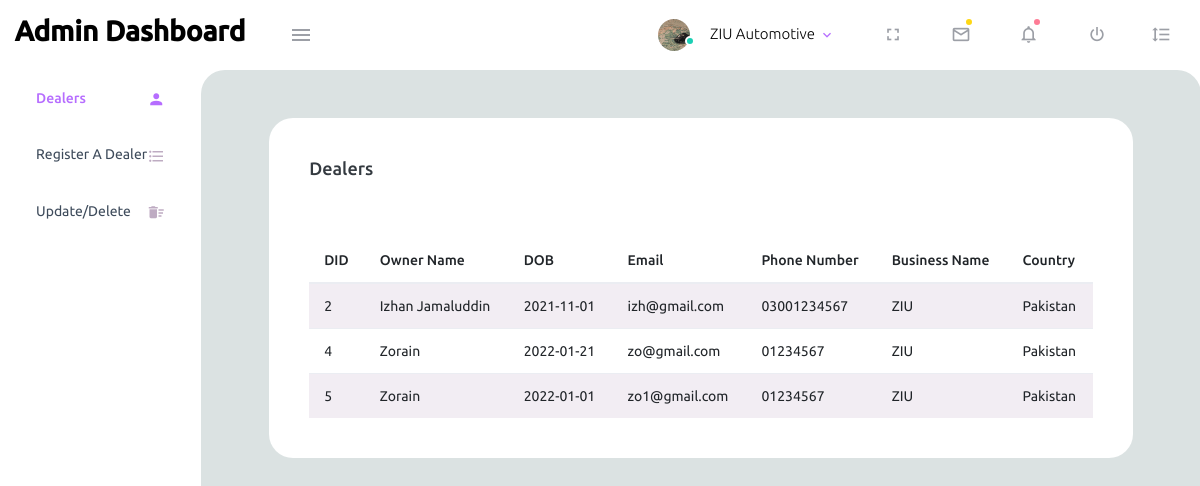
Page /admin/users.php on the earlier database version.
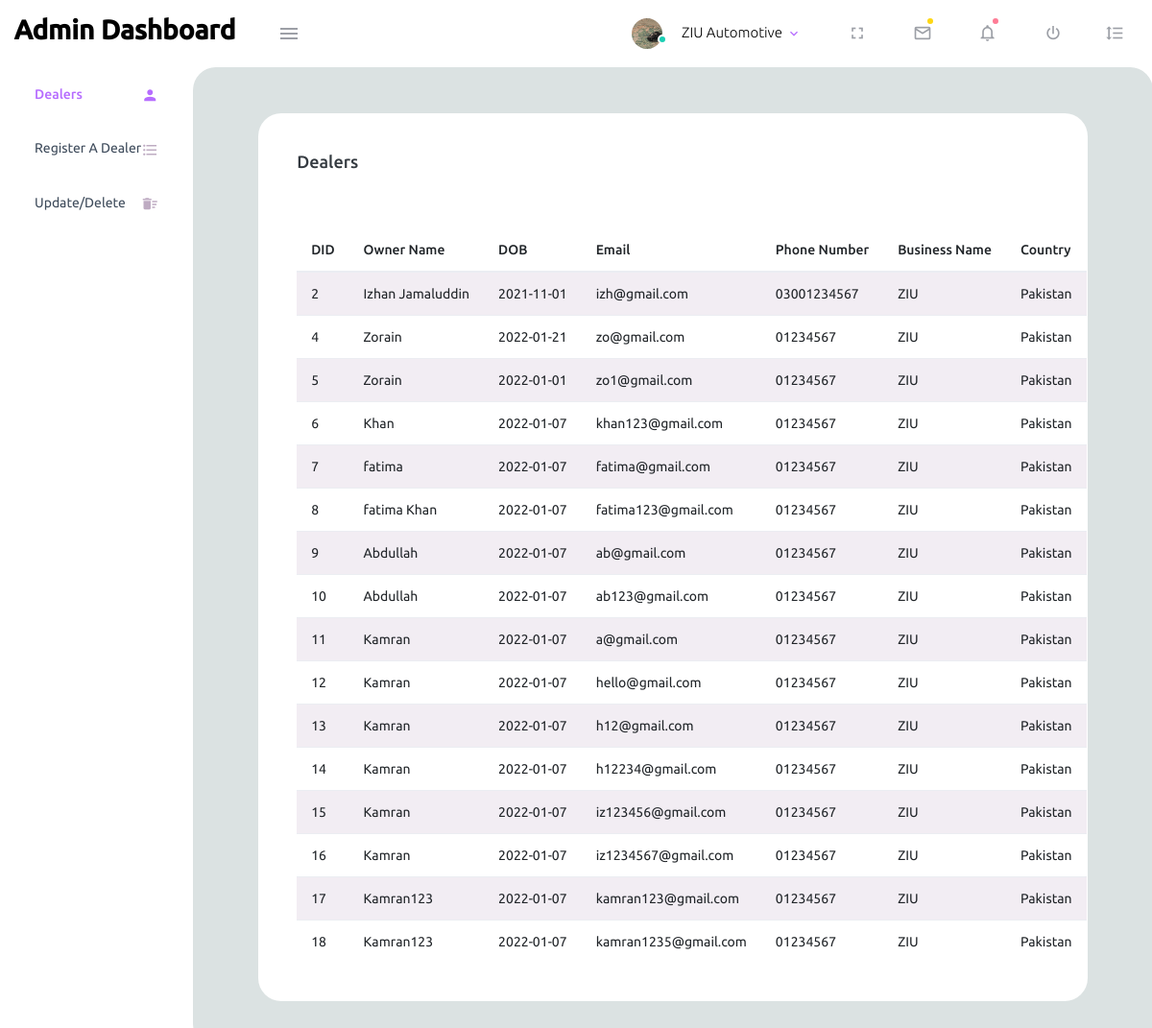
Same page on the later database version.
### tables this page shows
CREATE TABLE `dealer_register` (
  `D_ID` int(11) NOT NULL,
  `Owner Name` varchar(50) NOT NULL,
  `CNIC` varchar(50) NOT NULL,
  `Fax Number` varchar(50) NOT NULL,
  `Phone Number` varchar(50) NOT NULL,
  `Gender` varchar(20) NOT NULL,
  `Date Of Birth` date NOT NULL,
  `Email` varchar(50) NOT NULL,
  `New Password` varchar(50) NOT NULL,
  `Business Name` varchar(50) NOT NULL,
  `Partnership` varchar(20) NOT NULL,
  `Address 1` varchar(100) NOT NULL,
  `Address 2` varchar(100) NOT NULL,
  `Landline Number` varchar(20) NOT NULL,
  `Postcode` varchar(20) NOT NULL,
  `City` varchar(20) NOT NULL,
  `Country` varchar(20) NOT NULL,
  `Bank Name` varchar(50) NOT NULL,
  `Account Number` varchar(50) NOT NULL
);

### admin/users.php (the view, shortened to what this page needs)
<?php
  include('includes/header.php');
  include('includes/nav.php');
  include('includes/side_nav.php');
  include('includes/dbconfig.php');
?>
<?php
        $sql = "SELECT * FROM dealer_register";
        $run = mysqli_query($conn, $sql);
?>
            <div class="col-10" style="background: rgba(219, 226, 226); border-radius: 1.5rem;">
                <div class="card" style="width: 90%; margin-top: 5%; margin-bottom: 5%; margin-left: 5%; border-radius: 1.5rem;">
                  <div class="card-body">
                    <h4 class="card-title">Dealers</h4>
                    <p class="card-description"><code></code>
                    </p>
                    <table class="table table-striped">
                      <thead>
                        <tr>
                          <th> DID </th>
                          <th> Owner Name </th>
                          <th> DOB </th>
                          <th> Email </th>
                          <th> Phone Number </th>
                          <th> Business Name </th>
                          <th> Country </th>
                        </tr>
                      </thead>
                        <?php
                            while($row=mysqli_fetch_assoc($run))
                            {
                                ?>
                                <tr>
                                    <td><?php echo $row['D_ID'];; ?></td>
                                    <td><?php echo $row['Owner Name']; ?></td>
                                    <td><?php echo $row['Date Of Birth']; ?></td>
                                    <td><?php echo $row['Email']; ?></td>
                                    <td><?php echo $row['Phone Number']; ?></td>
                                    <td><?php echo $row['Business Name']; ?></td>
                                    <td><?php echo $row['Country']; ?></td>
                                </tr>
                                <?php
                            }
                        ?>
                    </table>
                  </div>
                </div>
              </div>
<?php
  include('includes/footer.php');
?>

### admin/includes/header.php (shortened to what this page needs)
<!DOCTYPE html>
<html lang="en">
  <head>
    <link rel="stylesheet" href="assets/vendors/mdi/css/materialdesignicons.min.css">
    <link rel="stylesheet" href="assets/vendors/css/vendor.bundle.base.css">
    <link rel="stylesheet" href="assets/css/style.css">
  </head>
  <body>
    <div class="container-scroller">

### admin/includes/nav.php (shortened to what this page needs)
<nav class="navbar default-layout-navbar col-lg-12 col-12 p-0 fixed-top d-flex flex-row">
        <div class="text-center navbar-brand-wrapper d-flex align-items-center justify-content-center">
          <a class="navbar-brand brand-logo" href="admin.php"><h1 style="color: black; font-size: 28px; font-weight: bold;">Admin Dashboard</h1></a>
        </div>
        <div class="navbar-menu-wrapper d-flex align-items-stretch">
          <button class="navbar-toggler navbar-toggler align-self-center" type="button" data-toggle="minimize">
            <span class="mdi mdi-menu"></span>
          </button>
          <ul class="navbar-nav navbar-nav-right">
          <li class="nav-item nav-profile dropdown">
              <a class="nav-link dropdown-toggle" id="profileDropdown" href="#" data-toggle="dropdown" aria-expanded="false">
                <div class="nav-profile-img">
                  <img src="assets/images/adlog.jpg" alt="image">
                  <span class="availability-status online"></span>
                </div>
                <div class="nav-profile-text">
                  <p class="mb-1 text-black">ZIU Automotive</p>
                </div>
              </a>
            </li>
            <li class="nav-item d-none d-lg-block full-screen-link">
              <a class="nav-link">
                <i class="mdi mdi-fullscreen" id="fullscreen-button"></i>
              </a>
            </li>
            <li class="nav-item dropdown">
              <a class="nav-link count-indicator dropdown-toggle" id="messageDropdown" href="#" data-toggle="dropdown" aria-expanded="false">
                <i class="mdi mdi-email-outline"></i>
                <span class="count-symbol bg-warning"></span>
              </a>
            </li>
            <li class="nav-item dropdown">
              <a class="nav-link count-indicator dropdown-toggle" id="notificationDropdown" href="#" data-toggle="dropdown">
                <i class="mdi mdi-bell-outline"></i>
                <span class="count-symbol bg-danger"></span>
              </a>
            </li>
            <li class="nav-item nav-logout d-none d-lg-block">
              <a class="nav-link" href="logout.php">
                <i class="mdi mdi-power"></i>
              </a>
            </li>
            <li class="nav-item nav-settings d-none d-lg-block">
              <a class="nav-link" href="#">
                <i class="mdi mdi-format-line-spacing"></i>
              </a>
            </li>
          </ul>
        </div>
      </nav>

### admin/includes/side_nav.php
<div class="container-fluid page-body-wrapper">
  <nav class="sidebar sidebar-offcanvas" id="sidebar">
    <ul class="nav">
      <li class="nav-item">
        <a class="nav-link" href="users.php">
          <span class="menu-title">Dealers</span>
          <i class="mdi mdi-account menu-icon"></i>
        </a>
      </li>
      <li class="nav-item">
        <a class="nav-link" href="register.php">
          <span class="menu-title">Register A Dealer</span>
          <i class="mdi mdi-format-list-bulleted menu-icon"></i>
        </a>
      </li>
      <li class="nav-item">
        <a class="nav-link" href="ud.php">
          <span class="menu-title">Update/Delete</span>
          <i class="mdi mdi-delete-sweep menu-icon"></i>
        </a>
      </li>
    </ul>
  </nav>

### admin/includes/footer.php (shortened to what this page needs)
  </body>
</html>

Differences in the rows shown:
added dealer_register: D_ID "6", Owner Name "Khan", Date Of Birth "2022-01-07", Email "khan123@gmail.com", Phone Number "01234567", Business Name "ZIU", Country "Pakistan"
added dealer_register: D_ID "7", Owner Name "fatima", Date Of Birth "2022-01-07", Email "fatima@gmail.com", Phone Number "01234567", Business Name "ZIU", Country "Pakistan"
added dealer_register: D_ID "8", Owner Name "fatima Khan", Date Of Birth "2022-01-07", Email "fatima123@gmail.com", Phone Number "01234567", Business Name "ZIU", Country "Pakistan"
added dealer_register: D_ID "9", Owner Name "Abdullah", Date Of Birth "2022-01-07", Email "ab@gmail.com", Phone Number "01234567", Business Name "ZIU", Country "Pakistan"
added dealer_register: D_ID "10", Owner Name "Abdullah", Date Of Birth "2022-01-07", Email "ab123@gmail.com", Phone Number "01234567", Business Name "ZIU", Country "Pakistan"
added dealer_register: D_ID "11", Owner Name "Kamran", Date Of Birth "2022-01-07", Email "a@gmail.com", Phone Number "01234567", Business Name "ZIU", Country "Pakistan"
added dealer_register: D_ID "12", Owner Name "Kamran", Date Of Birth "2022-01-07", Email "hello@gmail.com", Phone Number "01234567", Business Name "ZIU", Country "Pakistan"
added dealer_register: D_ID "13", Owner Name "Kamran", Date Of Birth "2022-01-07", Email "h12@gmail.com", Phone Number "01234567", Business Name "ZIU", Country "Pakistan"
added dealer_register: D_ID "14", Owner Name "Kamran", Date Of Birth "2022-01-07", Email "h12234@gmail.com", Phone Number "01234567", Business Name "ZIU", Country "Pakistan"
added dealer_register: D_ID "15", Owner Name "Kamran", Date Of Birth "2022-01-07", Email "iz123456@gmail.com", Phone Number "01234567", Business Name "ZIU", Country "Pakistan"
added dealer_register: D_ID "16", Owner Name "Kamran", Date Of Birth "2022-01-07", Email "iz1234567@gmail.com", Phone Number "01234567", Business Name "ZIU", Country "Pakistan"
added dealer_register: D_ID "17", Owner Name "Kamran123", Date Of Birth "2022-01-07", Email "kamran123@gmail.com", Phone Number "01234567", Business Name "ZIU", Country "Pakistan"
added dealer_register: D_ID "18", Owner Name "Kamran123", Date Of Birth "2022-01-07", Email "kamran1235@gmail.com", Phone Number "01234567", Business Name "ZIU", Country "Pakistan"
